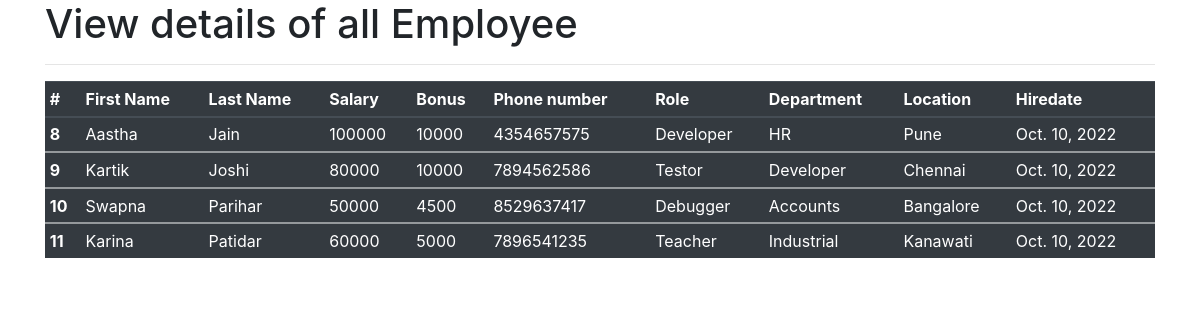
The app's page /all_emp with its own data.
### emp_app/models.py (models this page shows, shortened)
class Employee(models.Model):
    first_name=models.CharField(max_length=100,null=False)
    last_name=models.CharField(max_length=100)
    dept=models.ForeignKey(Department,on_delete=models.CASCADE)
    salary=models.IntegerField(default=0)
    bonus=models.IntegerField(default=0)
    role=models.ForeignKey(Role,on_delete=models.CASCADE)
    phone=models.IntegerField(default=0)
    hire_date=models.DateField()
    def __str__(self):
        return "%s %s %s" %(self.first_name,self.last_name,self.phone)

class Role(models.Model):
    name=models.CharField(max_length=100,null=False)

class Department(models.Model):
    name=models.CharField(max_length=100,null=False)
    location=models.CharField(max_length=100)

### emp_app/views.py (the view)
# urls.py: path('all_emp',views.all_emp,name='all_emp'),
def all_emp(request):
    emps=Employee.objects.all()
    context={
        'emps':emps
    }
    print(context)
    return render(request,'all_emp.html',context)

### emp_app/templates/all_emp.html (shortened to what this page needs)
<!doctype html>
<html lang="en">
  <head>
    <link rel="stylesheet" href="https://cdn.jsdelivr.net/npm/bootstrap@4.3.1/dist/css/bootstrap.min.css">
    </head>
    <body>
    <div class="container">
        <h1>View details of all Employee</h1>
        <hr>
        <table class="table table-sm table-dark">
            <thead>
              <tr>
                <th scope="col">#</th>
                <th scope="col">First Name</th>
                <th scope="col">Last Name</th>
                <th scope="col">Salary</th>
                <th scope="col">Bonus</th>
                <th scope="col">Phone number</th>
                <th scope="col">Role</th>
                <th scope="col">Department</th>
                <th scope="col">Location</th>
                <th scope="col">Hiredate</th>
              </tr>
            </thead>
                {% for emp in emps %}
            <tbody>
              <tr>
                <th scope="row">{{emp.id}}</th>
                <td>{{emp.first_name}}</td>
                <td>{{emp.last_name}}</td>
                <td>{{emp.salary}}</td>
                <td>{{emp.bonus}}</td>
                <td>{{emp.phone}}</td>
                <td>{{emp.role.name}}</td>
                <td>{{emp.dept.name}}</td>
                <td>{{emp.dept.location}}</td>
                <td>{{emp.hire_date}}</td>
              </tr>
            </tbody>
                {% endfor %}
          </table>
    </div>
  </body>
</html>

### records on screen
Employee: id "8", first_name "Aastha", last_name "Jain", salary "100000", bonus "10000", phone "4354657575", role.name "Developer", dept.name "HR", dept.location "Pune", hire_date "Oct. 10, 2022"
Employee: id "9", first_name "Kartik", last_name "Joshi", salary "80000", bonus "10000", phone "7894562586", role.name "Testor", dept.name "Developer", dept.location "Chennai", hire_date "Oct. 10, 2022"
Employee: id "10", first_name "Swapna", last_name "Parihar", salary "50000", bonus "4500", phone "8529637417", role.name "Debugger", dept.name "Accounts", dept.location "Bangalore", hire_date "Oct. 10, 2022"
Employee: id "11", first_name "Karina", last_name "Patidar", salary "60000", bonus "5000", phone "7896541235", role.name "Teacher", dept.name "Industrial", dept.location "Kanawati", hire_date "Oct. 10, 2022"
